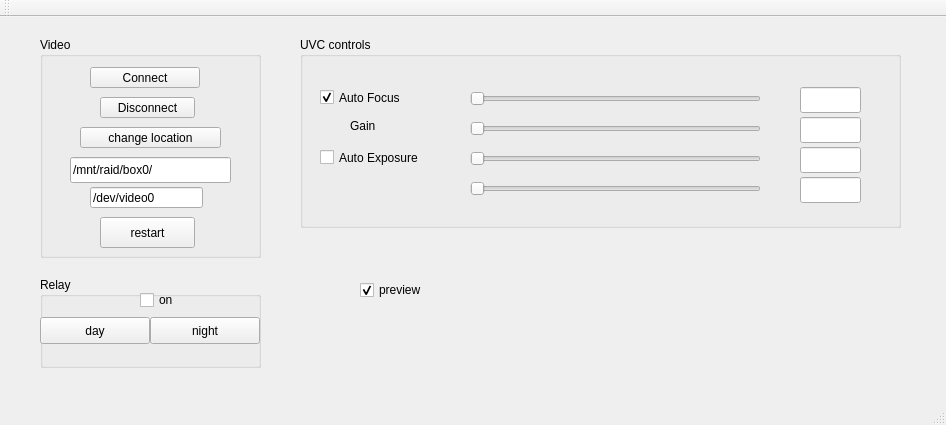
<?xml version="1.0" encoding="UTF-8"?>
<ui version="4.0">
 <class>MainWindow</class>
 <widget class="QMainWindow" name="MainWindow">
  <property name="geometry">
   <rect>
    <x>0</x>
    <y>0</y>
    <width>946</width>
    <height>425</height>
   </rect>
  </property>
  <property name="windowTitle">
   <string>MainWindow</string>
  </property>
  <widget class="QWidget" name="centralWidget">
   <widget class="QGroupBox" name="groupBox">
    <property name="geometry">
     <rect>
      <x>40</x>
      <y>20</y>
      <width>221</width>
      <height>221</height>
     </rect>
    </property>
    <property name="title">
     <string>Video</string>
    </property>
    <widget class="QPushButton" name="pushButton">
     <property name="geometry">
      <rect>
       <x>50</x>
       <y>30</y>
       <width>110</width>
       <height>21</height>
      </rect>
     </property>
     <property name="text">
      <string>Connect</string>
     </property>
    </widget>
    <widget class="QPushButton" name="pushButton_2">
     <property name="geometry">
      <rect>
       <x>40</x>
       <y>90</y>
       <width>141</width>
       <height>21</height>
      </rect>
     </property>
     <property name="text">
      <string>change location</string>
     </property>
    </widget>
    <widget class="QLineEdit" name="lineEdit">
     <property name="geometry">
      <rect>
       <x>30</x>
       <y>120</y>
       <width>161</width>
       <height>26</height>
      </rect>
     </property>
     <property name="text">
      <string>/mnt/raid/box0/</string>
     </property>
    </widget>
    <widget class="QLineEdit" name="lineEdit_6">
     <property name="geometry">
      <rect>
       <x>50</x>
       <y>150</y>
       <width>113</width>
       <height>21</height>
      </rect>
     </property>
     <property name="text">
      <string>/dev/video0</string>
     </property>
    </widget>
    <widget class="QPushButton" name="pushButton_5">
     <property name="geometry">
      <rect>
       <x>60</x>
       <y>60</y>
       <width>95</width>
       <height>21</height>
      </rect>
     </property>
     <property name="text">
      <string>Disconnect</string>
     </property>
    </widget>
    <widget class="QPushButton" name="pushButton_6">
     <property name="geometry">
      <rect>
       <x>60</x>
       <y>180</y>
       <width>95</width>
       <height>31</height>
      </rect>
     </property>
     <property name="text">
      <string>restart</string>
     </property>
    </widget>
   </widget>
   <widget class="QGroupBox" name="groupBox_2">
    <property name="geometry">
     <rect>
      <x>40</x>
      <y>260</y>
      <width>221</width>
      <height>91</height>
     </rect>
    </property>
    <property name="title">
     <string>Relay</string>
    </property>
    <widget class="QPushButton" name="pushButton_3">
     <property name="geometry">
      <rect>
       <x>0</x>
       <y>40</y>
       <width>110</width>
       <height>27</height>
      </rect>
     </property>
     <property name="text">
      <string>day</string>
     </property>
    </widget>
    <widget class="QPushButton" name="pushButton_4">
     <property name="geometry">
      <rect>
       <x>110</x>
       <y>40</y>
       <width>110</width>
       <height>27</height>
      </rect>
     </property>
     <property name="text">
      <string>night</string>
     </property>
    </widget>
    <widget class="QCheckBox" name="checkBox_4">
     <property name="geometry">
      <rect>
       <x>100</x>
       <y>10</y>
       <width>93</width>
       <height>26</height>
      </rect>
     </property>
     <property name="text">
      <string>on</string>
     </property>
    </widget>
   </widget>
   <widget class="QGroupBox" name="groupBox_3">
    <property name="geometry">
     <rect>
      <x>300</x>
      <y>20</y>
      <width>601</width>
      <height>191</height>
     </rect>
    </property>
    <property name="title">
     <string>UVC controls</string>
    </property>
    <widget class="QCheckBox" name="checkBox">
     <property name="geometry">
      <rect>
       <x>20</x>
       <y>50</y>
       <width>111</width>
       <height>21</height>
      </rect>
     </property>
     <property name="text">
      <string>Auto Focus</string>
     </property>
     <property name="checked">
      <bool>true</bool>
     </property>
    </widget>
    <widget class="QSlider" name="horizontalSlider">
     <property name="geometry">
      <rect>
       <x>170</x>
       <y>50</y>
       <width>291</width>
       <height>23</height>
      </rect>
     </property>
     <property name="maximum">
      <number>200</number>
     </property>
     <property name="orientation">
      <enum>Qt::Horizontal</enum>
     </property>
    </widget>
    <widget class="QLineEdit" name="lineEdit_2">
     <property name="geometry">
      <rect>
       <x>500</x>
       <y>50</y>
       <width>61</width>
       <height>26</height>
      </rect>
     </property>
     <property name="readOnly">
      <bool>false</bool>
     </property>
    </widget>
    <widget class="QLineEdit" name="lineEdit_3">
     <property name="geometry">
      <rect>
       <x>500</x>
       <y>80</y>
       <width>61</width>
       <height>26</height>
      </rect>
     </property>
    </widget>
    <widget class="QSlider" name="horizontalSlider_2">
     <property name="geometry">
      <rect>
       <x>170</x>
       <y>80</y>
       <width>291</width>
       <height>23</height>
      </rect>
     </property>
     <property name="orientation">
      <enum>Qt::Horizontal</enum>
     </property>
    </widget>
    <widget class="QLabel" name="label">
     <property name="geometry">
      <rect>
       <x>50</x>
       <y>80</y>
       <width>69</width>
       <height>18</height>
      </rect>
     </property>
     <property name="text">
      <string>Gain</string>
     </property>
    </widget>
    <widget class="QSlider" name="horizontalSlider_3">
     <property name="geometry">
      <rect>
       <x>170</x>
       <y>110</y>
       <width>291</width>
       <height>23</height>
      </rect>
     </property>
     <property name="orientation">
      <enum>Qt::Horizontal</enum>
     </property>
    </widget>
    <widget class="QLineEdit" name="lineEdit_4">
     <property name="geometry">
      <rect>
       <x>500</x>
       <y>110</y>
       <width>61</width>
       <height>26</height>
      </rect>
     </property>
    </widget>
    <widget class="QSlider" name="horizontalSlider_4">
     <property name="geometry">
      <rect>
       <x>170</x>
       <y>140</y>
       <width>291</width>
       <height>23</height>
      </rect>
     </property>
     <property name="orientation">
      <enum>Qt::Horizontal</enum>
     </property>
    </widget>
    <widget class="QLineEdit" name="lineEdit_5">
     <property name="geometry">
      <rect>
       <x>500</x>
       <y>140</y>
       <width>61</width>
       <height>26</height>
      </rect>
     </property>
    </widget>
    <widget class="QCheckBox" name="checkBox_2">
     <property name="geometry">
      <rect>
       <x>20</x>
       <y>110</y>
       <width>141</width>
       <height>21</height>
      </rect>
     </property>
     <property name="text">
      <string>Auto Exposure</string>
     </property>
    </widget>
   </widget>
   <widget class="QCheckBox" name="checkBox_3">
    <property name="geometry">
     <rect>
      <x>360</x>
      <y>260</y>
      <width>93</width>
      <height>26</height>
     </rect>
    </property>
    <property name="text">
     <string>preview</string>
    </property>
    <property name="checked">
     <bool>true</bool>
    </property>
   </widget>
  </widget>
  <widget class="QMenuBar" name="menuBar">
   <property name="geometry">
    <rect>
     <x>0</x>
     <y>0</y>
     <width>946</width>
     <height>29</height>
    </rect>
   </property>
  </widget>
  <widget class="QToolBar" name="mainToolBar">
   <attribute name="toolBarArea">
    <enum>TopToolBarArea</enum>
   </attribute>
   <attribute name="toolBarBreak">
    <bool>false</bool>
   </attribute>
  </widget>
  <widget class="QStatusBar" name="statusBar"/>
 </widget>
 <layoutdefault spacing="6" margin="11"/>
 <resources/>
 <connections/>
</ui>
